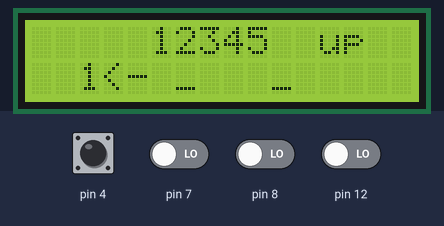
Bench run of a sketch on a simulated Arduino Uno, built with avr-gcc and run on an emulated ATmega328P. Parts: 16×2 character LCD. The inputs (shaded band) are chosen by the test bench; at power-on: pin 4, pin 7, pin 8, pin 12 LOW.

Above: at 1.2 s.
1.3 s: pin 12 driven HIGH
At 1.54 s:
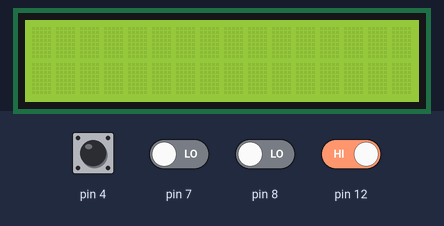
3.7 s: pin 12 driven LOW
At 5.0 s:
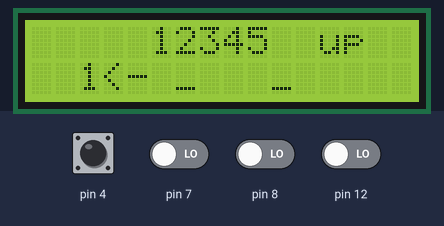
5.3 s: pin 4 pulsed HIGH 2 times (0.12 s each, 0.3 s apart)
At 6.5 s:
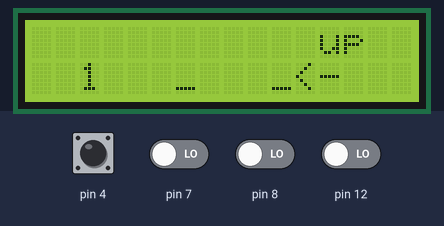
7.4 s: pin 12 driven HIGH
At 7.65 s:
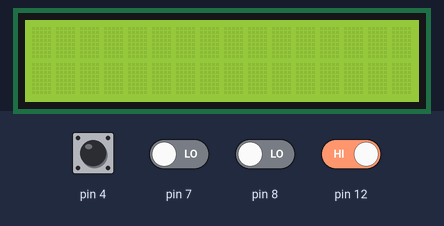
Timing chart, 0 to 10.4 s (numbered marks = the images above; inputs shaded):
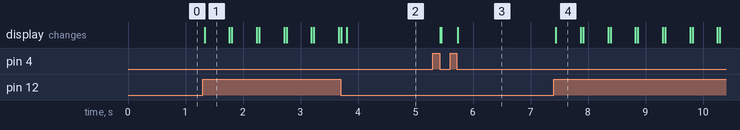

Measured:
- after the input at 1.3 s, the display: changes at once (image 1)
- after the input at 3.7 s, the display: first differs from a run without the input after 0.10 s (image 2)
- after the input at 5.3 s, the display: first changes after 0.13 s (image 3 shows a later state)
- after the input at 7.4 s, the display: changes at once (image 4)
- what the display in image 1 shows lasts 0.5 s, from 1.3 s to 1.8 s

The sketch:

ver2.ino
```cpp
#include <Wire.h>
#include <LiquidCrystal_I2C.h>
LiquidCrystal_I2C lcd_I2C_27(0x27,16,2);

/*notes
button4 = right
button7 = act
button8 = left
*/

/*---index declare---*/
bool buttonPress4 = false;
bool buttonPress7 = false;
bool buttonPress8 = false;
bool buttonAction4 = false;
bool buttonAction7 = false;
bool buttonAction8 = false;

char _pos1[] = {'1','2','3','4','5','_'};
char _pos2[] = {' ',' ',' ',' ',' ','_'};
char _pos3[] = {' ',' ',' ',' ',' ','_'};
char _total[3][6] = {{},{},{}};
char _handing = ' ';

int _select = 0;
int plateAmount = sizeof(_total)/sizeof(char)/3;
int _click = 0;
int _lastPos = 4;

String _arrow = "<-";
String _action = "down";

void showInt(int w,int h,int num);

void showString(int w,int h,String text);

void showChar(int w,int h,char text);

int FFN(char _pos[]);

bool button(int number);

void setup(){

  lcd_I2C_27.init ();
  lcd_I2C_27.backlight();

  pinMode(4,INPUT);
  pinMode(7,INPUT);
  pinMode(8,INPUT);
  pinMode(12,INPUT);

  showString(4*_select+3,1,_arrow);

  for(int i = 0; i < plateAmount;i++){
    _total[0][i] = _pos1[i];
    _total[1][i] = _pos2[i];
    _total[2][i] = _pos3[i];

    _action = "down";
    _select = 0;
    _click = 0;
    _lastPos = 4;
    _handing = ' ';
  }
}

void loop(){
  /*---showing---*/
  if(_action != "win "){
    showChar(0,0,_handing);
    showChar(2,1,_total[0][FFN(_total[0])]);
    showChar(6,1,_total[1][FFN(_total[1])]);
    showChar(10,1,_total[2][FFN(_total[2])]);

    for(int i = 0;i < plateAmount-1;i++){
      showChar(5+i,0,_total[_select][i]);
    }
  }

  /*---reset---*/
  if(digitalRead(12)){
    showString(0,0,"                ");
    showString(0,1,"                ");
    setup();
  }

  /*---finish---*/
  if(_total[1][0] == '1' || _total[2][0] == '1'){
    _action = "win ";
    showString(0,0,"    you win!    ");
    showString(0,1,"    click:");
    showInt(10,1,_click);
    showString(12,1,"    ");
    return 0;
  }

  /*---index operating---*/
  if(_handing == ' ' && _action != "win ") {
    _action = "up  ";
    showString(12,0,_action);
  }

  else if(_handing != ' ' && _action != "win ") {
    _action = "down";
    showString(12,0,_action);
  }

  if(button(4) == false && buttonPress4 == true) buttonAction4 = true;

  if(button(7) == false && buttonPress7 == true) buttonAction7 = true;

  if(button(8) == false && buttonPress8 == true) buttonAction8 = true;

  buttonPress4 = button(4);
  buttonPress7 = button(7);
  buttonPress8 = button(8);

  /*---action control---*/
  if(buttonAction4){
    buttonAction4 = false;
    if(_select != 2){
      showString(4*_select+3,1,"  ");
      _select++;
      showString(4*_select+3,1,_arrow);
    }
  }

  else if(buttonAction8){
    buttonAction8 = false;
    if(_select != 0){
      showString(4*_select+3,1,"    ");
      _select--;
      showString(4*_select+3,1,_arrow);
    }
  }

  else if(buttonAction7 && _action == "up  "){
    if(_handing == ' '){
      if(_total[_select][FFN(_total[_select])] != '_'){
        buttonAction7 = false;
        _handing = _total[_select][FFN(_total[_select])];
        _total[_select][FFN(_total[_select])] = ' ';
        _action = "down";
        _lastPos = _select;
      }
    }
  }

  else if(buttonAction7 && _action == "down" && _handing != ' '){
    buttonAction7 = false;
    if((int)_handing < (int)(_total[_select][FFN(_total[_select])])){
      _total[_select][FFN(_total[_select])-1] = _handing;
      _handing = ' ';
      _action = "up  ";
      if(_lastPos != _select){
        _click++;
      }
    }
  }

  /*---reset index---*/
  buttonAction7 = false;
  buttonAction8 = false;
  buttonAction4 = false;

}

/*---function---*/

void showInt(int w,int h,int num){
   lcd_I2C_27.setCursor(w,h);
   lcd_I2C_27.print(num);
}

void showString(int w,int h,String text){
   lcd_I2C_27.setCursor(w,h);
   lcd_I2C_27.print(text);
}

void showChar(int w,int h,char text){
   lcd_I2C_27.setCursor(w,h);
   lcd_I2C_27.print(text);
}

int FFN(char _pos[]){
  for(int i = 0;i < plateAmount;i++){
    if(_pos[i] != ' '){
      return i;
      break;
    }
  }
  return 0;
}

bool button(int number){
  return digitalRead(number);
}
```
